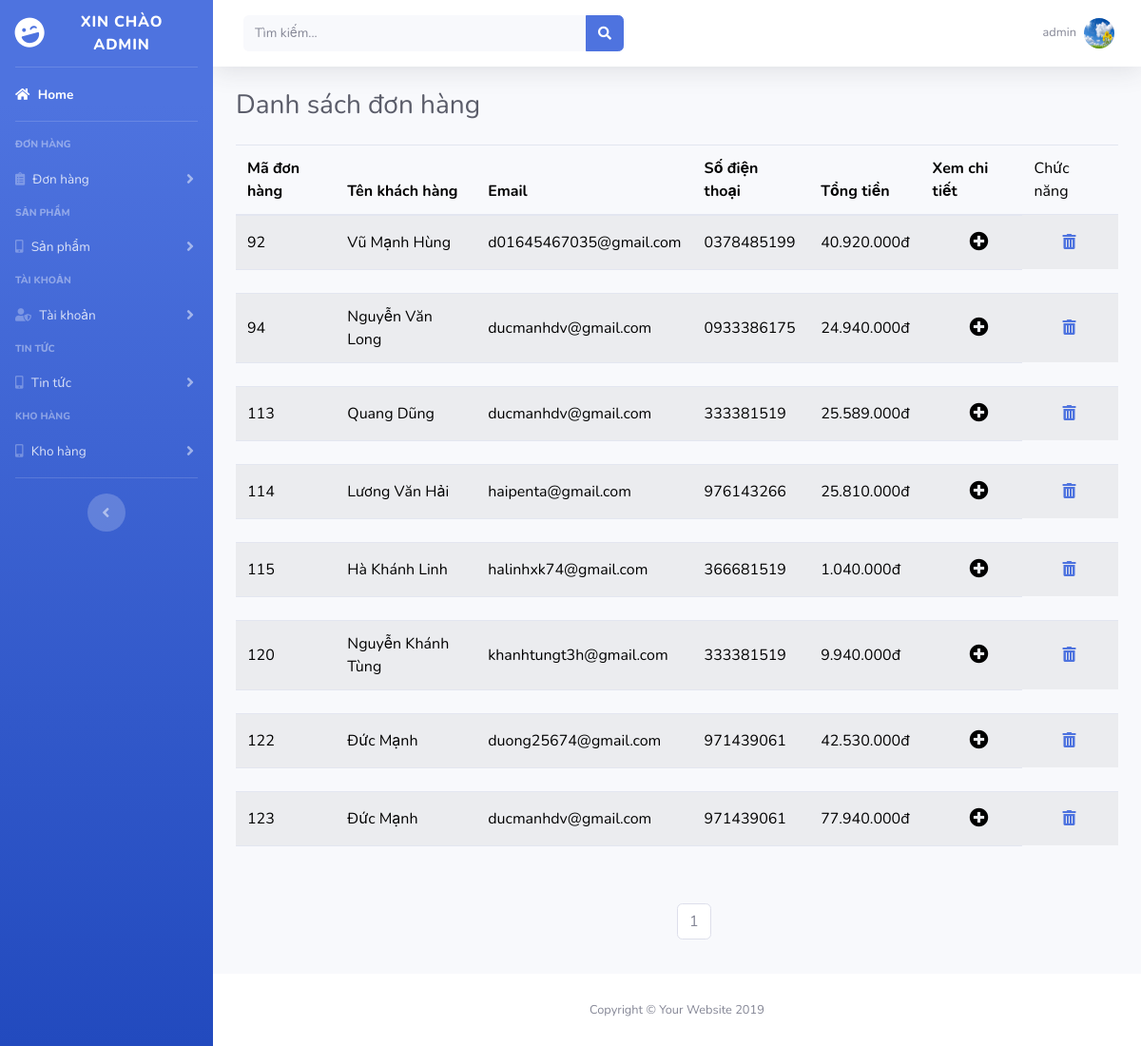
/admin/danhsachdonhang.php (signed in), run on the app's committed database.
### tables this page shows
CREATE TABLE `thong_tin_tai_khoan` (
  `id` int(11) NOT NULL,
  `ho` varchar(255) DEFAULT NULL,
  `ten` varchar(255) DEFAULT NULL,
  `sdt` int(12) DEFAULT NULL,
  `email` varchar(255) DEFAULT NULL,
  `avatar` varchar(500) DEFAULT NULL,
  `dia_chi` varchar(500) DEFAULT NULL
);

CREATE TABLE `don_hang` (
  `ma_dh` int(11) NOT NULL,
  `ma_kh` int(11) DEFAULT NULL,
  `ngay_dat` datetime DEFAULT current_timestamp(),
  `sdt` varchar(11) DEFAULT NULL,
  `dia_chi` varchar(500) DEFAULT NULL,
  `email` varchar(500) DEFAULT NULL,
  `ten` varchar(255) DEFAULT NULL,
  `gioi_tinh` bit(1) DEFAULT NULL,
  `tong_gia` int(11) DEFAULT NULL,
  `tinh_trang_dh` int(11) DEFAULT NULL
);

### admin/file-hien-thi/hienthidonhang.php (the view, shortened to what this page needs)
<?php include('connect.php');?>
<?php
    $kichthuoctrang = 10;
    if(!isset($_GET['tranghientai']) || $_GET['tranghientai'] == 1){
      $tranghientai = 1;
      $dongbatdau = 0;
    }else{
      $tranghientai = $_GET['tranghientai'];
      $dongbatdau = ($tranghientai -1) * $kichthuoctrang;
    }
  ?>
<?php
	$dl = "select * from khach_hang inner join don_hang
			on don_hang.ma_kh = khach_hang.ma_kh limit $dongbatdau,$kichthuoctrang";
	$sql = mysqli_query($con,$dl);
?>
         <div class="container-fluid">
        <div class="ds_sp">
          <form>
            <table id="tb_tt" style="color: #000" class="table table-striped">
              <thead>
                <tr>
                  <th>Mã đơn hàng</th>
                  <th>Tên khách hàng</th>
                  <th>Email</th>
                  <th>Số điện thoại</th>
                  <th>Tổng tiền</th>
                  <th>Xem chi tiết</th>
                  <td>Chức năng</td>
                </tr>
              </thead>
              <tbody>
                  <?php
                  		while ($row = mysqli_fetch_assoc($sql)) {
                   ?>
						<tr>
		                    <td><?=$row['ma_dh']?></td>
		                    <td><?=$row['ten']?></td>
		                    <td><?=$row['email']?></td>
		                    <td><?=$row['sdt']?></td>
		                    <td><?=number_format($row['tong_gia'],0,',','.')?>đ</td>
		                    <td><button type="button" onclick="show(<?=$row['ma_dh']?>)" class="ht" id="show_<?=$row['ma_dh']?>"><i class="fas fa-plus-circle"></i></button></td>
                        <td><a onclick="return confirm('Bạn có thực sự muốn xóa đơn hàng này');" style="padding: 0px 30px" href="CRUD-DT/xulyxoadonhang.php?id=<?=$row['ma_dh']?>&tranghientai=<?=$tranghientai?>"><i class="fas fa-trash-alt"></i></a></td>
                  		</tr>
                  <tr>
                    <td colspan="6">
                  </td>
                  </tr>
                   <?php
               		}
                   ?>
              </tbody>
             </table>
          </form>
        </div>
      </div>

### admin/menu.php (shortened to what this page needs)
<div id="wrapper">
  <ul class="navbar-nav bg-gradient-primary sidebar sidebar-dark accordion" id="accordionSidebar">
    <a class="sidebar-brand d-flex align-items-center justify-content-center" href="index.php">
      <div class="sidebar-brand-icon rotate-n-15">
        <i class="fas fa-laugh-wink"></i>
      </div>
      <?php if($_SESSION['level'] == 1) {
      ?>
        <div class="sidebar-brand-text mx-3"><span>Xin chào admin</span></div>
      <?php
      }else{
      ?>
        <div class="sidebar-brand-text mx-3"><span>Chào mừng </span></div>
      <?php
      }
      ?>
    </a>
    <hr class="sidebar-divider my-0">
    <li class="nav-item active">
      <a class="nav-link" href="index.php">
  <i class="fas fa-home"></i>
        <span>Home</span></a>
    </li>
    <hr class="sidebar-divider">
    <div class="sidebar-heading">
      Đơn hàng
    </div>
    <li class="nav-item">
      <a class="nav-link collapsed" href="#" data-toggle="collapse" data-target="#collapseTwo" aria-expanded="true" aria-controls="collapseTwo">
        <i class="fas fa-clipboard-list"></i>
        <span>Đơn hàng</span>
      </a>
    </li>
    <div class="sidebar-heading">
      Sản phẩm
    </div>
    <li class="nav-item">
      <a class="nav-link collapsed" href="#" data-toggle="collapse" data-target="#collapseUtilities" aria-expanded="true" aria-controls="collapseUtilities">
        <i class="fas fa-mobile-alt"></i>
        <span>Sản phẩm</span>
      </a>
    </li>
    <div class="sidebar-heading">
      Tài khoản
    </div>
    <li class="nav-item">
      <a class="nav-link collapsed" href="#" data-toggle="collapse" data-target="#collapsePages" aria-expanded="true" aria-controls="collapsePages">
        <i class="fas fa-user-shield"></i>
        <span>Tài khoản</span>
      </a>
    </li>
    <div class="sidebar-heading">
      Tin tức
    </div>
    <li class="nav-item">
      <a class="nav-link collapsed" href="#" data-toggle="collapse" data-target="#tintuc" aria-expanded="true" aria-controls="collapseUtilities">
        <i class="fas fa-mobile-alt"></i>
        <span>Tin tức</span>
      </a>
    </li>
    <div class="sidebar-heading">
      Kho hàng
    </div>
    <li class="nav-item">
      <a class="nav-link collapsed" href="#" data-toggle="collapse" data-target="#khohang" aria-expanded="true" aria-controls="collapseUtilities">
        <i class="fas fa-mobile-alt"></i>
        <span>Kho hàng</span>
      </a>
    </li>
    <hr class="sidebar-divider d-none d-md-block">
    <div class="text-center d-none d-md-inline">
      <button class="rounded-circle border-0" id="sidebarToggle"></button>
    </div>
  </ul>
  <div id="content-wrapper" class="d-flex flex-column">
    <div id="content">
      <nav class="navbar navbar-expand navbar-light bg-white topbar mb-4 static-top shadow">
        <form class="d-none d-sm-inline-block form-inline mr-auto ml-md-3 my-2 my-md-0 mw-100 navbar-search">
          <div class="input-group">
            <input type="text" class="form-control bg-light border-0 small" placeholder="Tìm kiếm..." aria-label="Search" aria-describedby="basic-addon2">
            <div class="input-group-append">
              <button class="btn btn-primary" type="button">
                <i class="fas fa-search fa-sm"></i>
              </button>
            </div>
          </div>
        </form>
        <ul class="navbar-nav ml-auto">
        <?php
          $id = $_SESSION['id'];
          include('../connect.php');
          $dulieu = "select * from thong_tin_tai_khoan where id = $id";
          $sql = mysqli_query($con,$dulieu);
          $tt = mysqli_fetch_assoc($sql);
        ?>
          <li class="nav-item dropdown no-arrow">
            <a class="nav-link dropdown-toggle" href="#" id="userDropdown" role="button" data-toggle="dropdown" aria-haspopup="true" aria-expanded="false">
              <span class="mr-2 d-none d-lg-inline text-gray-600 small"><?=$_SESSION['user'];?></span>
              <?php
                if(isset($tt) && $tt['avatar'] != ""){
              ?>
                <img class="img-profile rounded-circle" src="../images/<?=$tt['avatar']?>">
              <?php
              }else{
              ?>
                  <img class="img-profile rounded-circle" src="https://www.vietravel.com/Images/no-image-available.jpg">
              <?php
              }
              ?>
            </a>
          </li>
        </ul>
      </nav>

### admin/hoadon.css (style rules this page uses)
[type=button]:not(:disabled), [type=reset]:not(:disabled), [type=submit]:not(:disabled), button:not(:disabled) { outline: none; }
.ht { padding-left: 39px; font-size: 20px; outline: none; border: 0px; background: none; }

### data on the page
thong_tin_tai_khoan: avatar (picture)
don_hang: ma_dh "92", ten "Vũ Mạnh Hùng", email "d01645467035@gmail.com", sdt "0378485199", tong_gia "40.920.000"
don_hang: ma_dh "94", ten "Nguyễn Văn Long", email "ducmanhdv@gmail.com", sdt "0933386175", tong_gia "24.940.000"
don_hang: ma_dh "113", ten "Quang Dũng", email "ducmanhdv@gmail.com", sdt "333381519", tong_gia "25.589.000"
don_hang: ma_dh "114", ten "Lương Văn Hải", email "haipenta@gmail.com", sdt "976143266", tong_gia "25.810.000"
don_hang: ma_dh "115", ten "Hà Khánh Linh", email "halinhxk74@gmail.com", sdt "366681519", tong_gia "1.040.000"
don_hang: ma_dh "120", ten "Nguyễn Khánh Tùng", email "khanhtungt3h@gmail.com", sdt "333381519", tong_gia "9.940.000"
don_hang: ma_dh "122", ten "Đức Mạnh", email "duong25674@gmail.com", sdt "971439061", tong_gia "42.530.000"
don_hang: ma_dh "123", ten "Đức Mạnh", email "ducmanhdv@gmail.com", sdt "971439061", tong_gia "77.940.000"

### other printed values
$_SESSION['user'] "admin"
